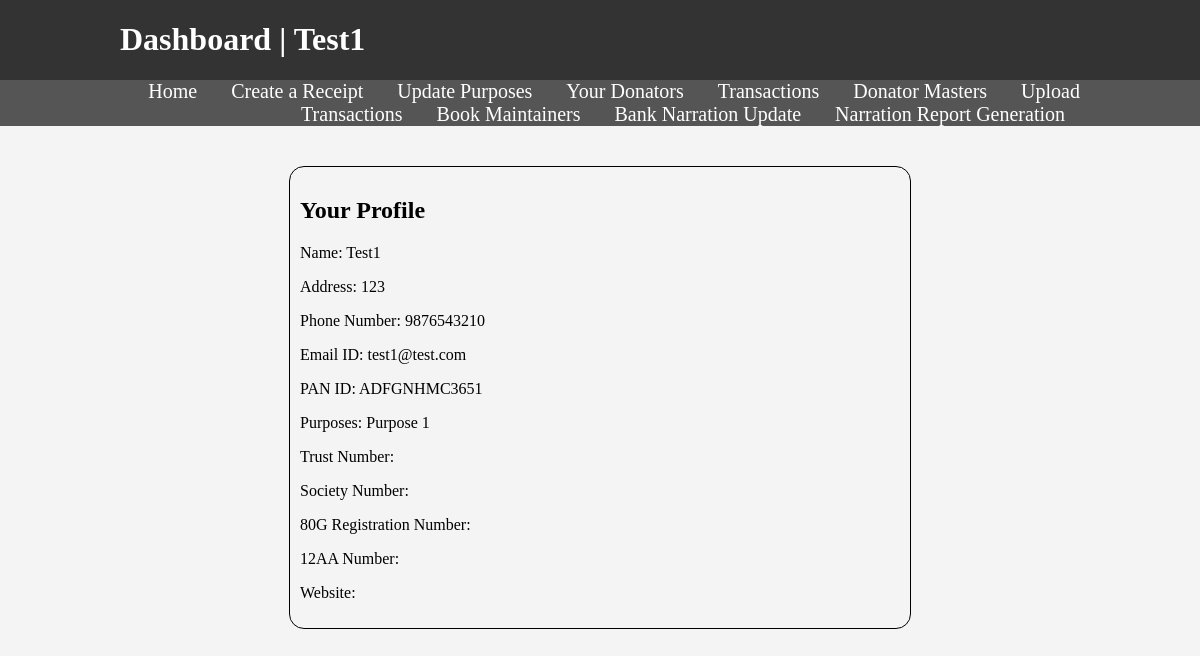
/Organization/3, run on the app's committed database.
### application/models.py (models this page shows)
class Organization(db.Model):
    __tablename__ = "organization"
    org_id = db.Column(db.Integer, primary_key = True, autoincrement = True)
    Name = db.Column(db.String)
    orgcode = db.Column(db.String)
    Address = db.Column(db.String)
    Phone_Number = db.Column(db.Integer)
    Email = db.Column(db.String)
    PAN = db.Column(db.String)
    Purposes = db.Column(db.String)
    t_no = db.Column(db.String)
    s_no = db.Column(db.String)
    atgr_no = db.Column(db.String)
    aa12_no = db.Column(db.String)
    website = db.Column(db.String)

### application/controllers.py (the view)
@app.route("/Organization/<int:org_id>")
def orgDashboard(org_id):
    current_org = Organization.query.filter_by(org_id = org_id).all()
    print(current_org)
    return render_template("dashboard.html", Organization = current_org[0])

### templates/dashboard.html (shortened to what this page needs)
<!DOCTYPE html>
<html lang="en">
<head>
    <link rel = "stylesheet" type="text/css" href = "/static/css/style.css">
</head>
<body>
    <header id ="main-header">
        <div class = "container">
            <h1>Dashboard | {{ Organization.Name }}</h1>
        </div>
    </header>
    <nav id = "navbar">
        <div class="container">
            <li><a href ="/">Home</a></li>
            <li><a href ="/{{ Organization.org_id }}/receipt">Create a Receipt</a></li>
            <li><a href ="/{{ Organization.org_id }}/addPurpose">Update Purposes</a></li>
            <li><a href ="/{{ Organization.org_id }}/donatorList">Your Donators</a></li>
            <li><a href ="/{{ Organization.org_id }}/checkData">Transactions</a></li>
            <li><a href ="/{{ Organization.org_id }}/listFreqDonators">Donator Masters</a></li>
            <li><a href ="/{{ Organization.org_id }}/uploadTransactions">Upload Transactions</a></li>
            <li><a href ="/{{ Organization.org_id }}/bookMaintainers">Book Maintainers</a></li>
            <li><a href ="/{{ Organization.org_id }}/NarrationUpdate">Bank Narration Update</a></li>
            <li><a href ="/{{ Organization.org_id }}/NarrationReport">Narration Report Generation</a></li>
        </div>
    </nav>
    <div class = "content-block">
        <h2>Your Profile</h2>
        <p>Name: {{Organization.Name}}</p>
        <p>Address: {{Organization.Address}}</p>
        <p>Phone Number: {{Organization.Phone_Number}}</p>
        <p>Email ID: {{Organization.Email}}</p>
        <p>PAN ID: {{Organization.PAN}}</p>
        <p>Purposes: {{Organization.Purposes}}</p>
        <p>Trust Number: {{Organization.t_no}}</p>
        <p>Society Number: {{Organization.s_no}}</p>
        <p>80G Registration Number: {{Organization.atgr_no}}</p>
        <p>12AA Number: {{Organization.aa12_no}}</p>
        <p>Website: {{Organization.website}}</p>
    </div>
</body>
</html>

### static/css/style.css (style rules this page uses)
body { background-color: #f4f4f4; margin:0; }
#main-header { background-color:#333; border:none; color:white; }
#navbar { background-color:#555; color:white; text-align: right; }
#navbar li { display: inline; }
#navbar a { color:white; text-decoration: none; font-size: 20px; padding-right: 15px; padding-left:15px; }
.container { width: 80%; margin:auto; overflow: hidden; }
.content-block { width:50%; margin-top:40px; margin-left:auto; margin-right:auto; border:1px black solid; padding:10px; border-radius: 15px; }

### data on the page
Organization: Name "Test1", Address "123", Phone_Number "9876543210", Email "test1@test.com", PAN "ADFGNHMC3651", Purposes "Purpose 1"
